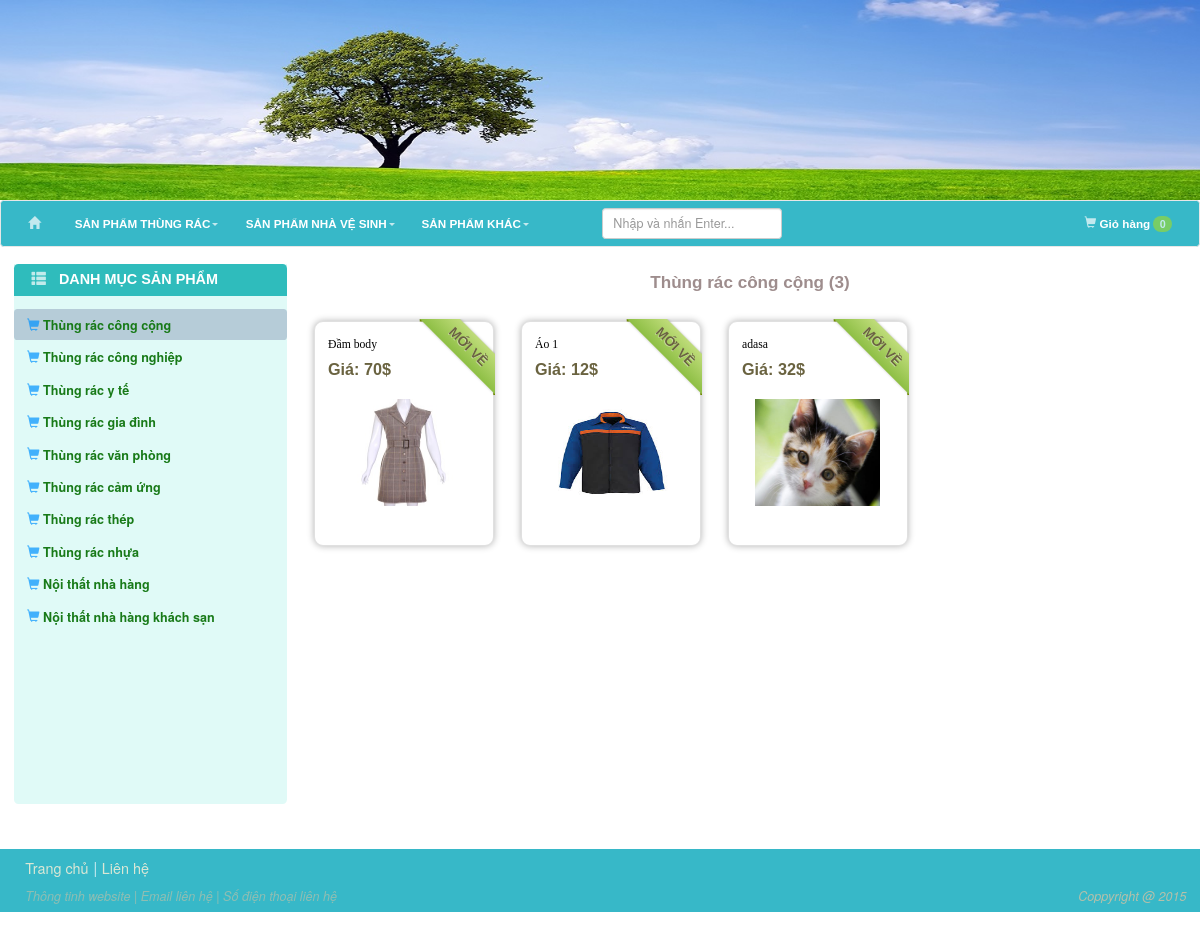
The app's page /index.php/site/homepage/product_in_sub_category/1 with its own data.
### tables this page shows
CREATE TABLE IF NOT EXISTS `category` (
  `id` int(10) unsigned NOT NULL AUTO_INCREMENT,
  `super_categoryId` int(11) NOT NULL,
  `category_name` varchar(100) DEFAULT NULL,
  PRIMARY KEY (`id`),
  KEY `super_categoryId` (`super_categoryId`),
  KEY `super_categoryId_2` (`super_categoryId`)
);

CREATE TABLE IF NOT EXISTS `product` (
  `id` int(10) unsigned NOT NULL AUTO_INCREMENT,
  `category_id` int(10) unsigned NOT NULL,
  `product_name` varchar(100) DEFAULT NULL,
  `image` varchar(200) DEFAULT NULL,
  `detail_image` text,
  `price` int(10) unsigned DEFAULT NULL,
  `size` varchar(100) DEFAULT NULL,
  `substance` varchar(250) DEFAULT NULL,
  `des` text,
  `ribbon` varchar(15) NOT NULL,
  PRIMARY KEY (`id`),
  KEY `category_product` (`category_id`)
);

### application/modules/site/controllers/Homepage.php (called while the page is built, shortened)
<?php
class Homepage extends MX_Controller
{
    public function __construct()
    {
        $this->load->model('Product_model','Product');
        $this->load->model('Category_model','Category');
        $this->load->model('Acticle_model','Acticle');
        $this->load->model('Slider_model','Slider');
        $this->load->library('cart');
        $this->load->helper('convert');
    }
    public function product_in_sub_category()
    {
        if (NULL !== $this->uri->segment(4)
            && is_numeric($this->uri->segment(4))
            && $this->Category->has_sub_category_exist_by_id($this->uri->segment(4))
        ) {
            $sub_category_id = $this->uri->segment(4);
            $total_record = $this->Product->total_record_product_in_sub_category($sub_category_id);
            $this->load->library('pagination');
            $config['base_url'] = base_url().'index.php/site/homepage/product_in_sub_category/'.$sub_category_id;
            $config['total_rows'] = $total_record;
            $config['per_page'] = 12;
            $config['uri_segment'] = 5;
            $config['num_links'] = 3;
            $config['full_tag_open'] = '<ul class="pagination pagination-small">';
            $config['full_tag_close'] = '</ul>';
            $config['first_link'] = '&laquo; First';
            $config['first_tag_open'] = '<li class="prev page">';
            $config['first_tag_close'] = '</li>';
            $config['last_link'] = 'Last &raquo;';
            $config['last_tag_open'] = '<li class="next page">';
            $config['last_tag_close'] = '</li>';
            $config['next_link'] = 'Next &rarr;';
            $config['next_tag_open'] = '<li class="next page">';
            $config['next_tag_close'] = '</li>';
            $config['prev_link'] = '&larr; Previous';
            $config['prev_tag_open'] = '<li class="prev page">';
            $config['prev_tag_close'] = '</li>';
            $config['cur_tag_open'] = '<li class="active"><a href="">';
            $config['cur_tag_close'] = '</a></li>';
            $config['num_tag_open'] = '<li class="page">';
            $config['num_tag_close'] = '</li>';
            $this->pagination->initialize($config);
            $data['pagination'] = $this->pagination->create_links();
            $start=$this->uri->segment(5);
            $start = $start == null ? 0 : $start;
            $data['all_pro'] = $this->Product->limit_product_in_sub_category($sub_category_id, $start, $config['per_page']);
            $data['title'] = $this->Category->get_sub_category_name($sub_category_id);
            $data['title_action'] = $data['title'];
            $data['total_product'] = $total_record;
            $subView = "/search/show_product_layout";
            $arr_data = $data;
            $this->build($subView, $arr_data);
        } else {
            $data['pre_page'] = base_url();
            $this->load->view('/error/404_layout', $data);
        }
    }
    public function build($subView, $arr_data)
    {
        $all_superCategory = $this->Product->all_superCategory();
        $products['SẢN PHẨM MỚI'] = $this->Product->new_product();
        foreach ($all_superCategory as $row) {
            $menus[$row['super_categoryName']] = $this->Product->getMenu($row['id']);
        }
        $data['menus'] = $menus;
        $data['menu'] = $this->Product->listCategory();
        $data['title']   = $arr_data['title'];
        $data['subView'] = $subView;
        $data['subData'] = $arr_data;
        $this->load->view('main_layout', $data);
    }
}

### index.php (called while the page is built, shortened)
<?php
require_once BASEPATH.'core/CodeIgniter.php';

### application/third_party/MX/Controller.php (called while the page is built, shortened)
<?php (defined('BASEPATH')) OR exit('No direct script access allowed');
class MX_Controller
{
	public function __get($class)
	{
		return CI::$APP->$class;
	}
}

### application/modules/site/models/Product_model.php (called while the page is built, shortened)
<?php
class Product_model extends CI_Model {
	private $table = 'product';
	public function new_product()
	{
		$this->db->join('category', $this->table.'.category_id = category.id', 'left');
		$this->db->order_by($this->table.'.id', 'desc');
		return $this->db->get($this->table, 5, 0)->result_array();
	}
	public function all_superCategory()
	{
		$all_superCategory = $this->db->query("select * from super_category");
		return $all_superCategory->result_array();
	}
	public function getMenu($id)
	{
		$list = $this->db->query("select * from category where super_categoryID =".$id);
		return $list->result_array();
	}
	public function total_record_product_in_sub_category($sub_category_id)
	{
		$this->db->where('category_id', $sub_category_id);
		return $this->db->get($this->table)->num_rows();
	}
	public function limit_product_in_sub_category($sub_category_id, $start, $limit)
	{
		$this->db->where('category_id', $sub_category_id);
		return $this->db->get($this->table, $limit, $start)->result_array();
	}
}

### application/helpers/convert_helper.php (called while the page is built, shortened)
<?php
function utf8convert($str) {
  $utf8 = array(
    'a'=>'á|à|ả|ã|ạ|ă|ắ|ặ|ằ|ẳ|ẵ|â|ấ|ầ|ẩ|ẫ|ậ|Á|À|Ả|Ã|Ạ|Ă|Ắ|Ặ|Ằ|Ẳ|Ẵ|Â|Ấ|Ầ|Ẩ|Ẫ|Ậ',
    'd'=>'đ|Đ',
    'e'=>'é|è|ẻ|ẽ|ẹ|ê|ế|ề|ể|ễ|ệ|É|È|Ẻ|Ẽ|Ẹ|Ê|Ế|Ề|Ể|Ễ|Ệ',
    'i'=>'í|ì|ỉ|ĩ|ị|Í|Ì|Ỉ|Ĩ|Ị',
    'o'=>'ó|ò|ỏ|õ|ọ|ô|ố|ồ|ổ|ỗ|ộ|ơ|ớ|ờ|ở|ỡ|ợ|Ó|Ò|Ỏ|Õ|Ọ|Ô|Ố|Ồ|Ổ|Ỗ|Ộ|Ơ|Ớ|Ờ|Ở|Ỡ|Ợ',
    'u'=>'ú|ù|ủ|ũ|ụ|ư|ứ|ừ|ử|ữ|ự|Ú|Ù|Ủ|Ũ|Ụ|Ư|Ứ|Ừ|Ử|Ữ|Ự',
    'y'=>'ý|ỳ|ỷ|ỹ|ỵ|Ý|Ỳ|Ỷ|Ỹ|Ỵ',
    );
  foreach($utf8 as $ascii=>$uni) $str = preg_replace("/($uni)/i",$ascii,$str);
  return $str;
}?>

### application/config/config.php (called while the page is built, shortened)
<?php
$config['base_url'] = 'http://localhost/thungrac.vn';
$config['index_page'] = 'index.php';
$config['uri_protocol']	= 'REQUEST_URI';
$config['url_suffix'] = '';
$config['language']	= 'english';
$config['charset'] = 'UTF-8';
$config['enable_hooks'] = FALSE;
$config['subclass_prefix'] = 'MY_';
$config['composer_autoload'] = FALSE;
$config['permitted_uri_chars'] = 'a-z 0-9~%.:_\-';
$config['allow_get_array'] = TRUE;
$config['enable_query_strings'] = FALSE;
$config['controller_trigger'] = 'c';
$config['function_trigger'] = 'm';
$config['directory_trigger'] = 'd';
$config['log_threshold'] = 0;
$config['log_path'] = '';
$config['log_file_extension'] = '';
$config['log_file_permissions'] = 0644;
$config['log_date_format'] = 'Y-m-d H:i:s';
$config['error_views_path'] = '';
$config['cache_path'] = '';
$config['cache_query_string'] = FALSE;
$config['encryption_key'] = 'adsfe';
$config['sess_driver'] = 'files';
$config['sess_cookie_name'] = 'ci_session';
$config['sess_expiration'] = 7200;
$config['sess_save_path'] = NULL;
$config['sess_match_ip'] = FALSE;
$config['sess_time_to_update'] = 300;
$config['sess_regenerate_destroy'] = FALSE;
$config['cookie_prefix']	= '';
$config['cookie_domain']	= '';
$config['cookie_path']		= '/';
$config['cookie_secure']	= FALSE;
$config['cookie_httponly'] 	= FALSE;
$config['standardize_newlines'] = FALSE;
$config['global_xss_filtering'] = FALSE;
$config['csrf_protection'] = FALSE;
$config['csrf_token_name'] = 'csrf_test_name';
$config['csrf_cookie_name'] = 'csrf_cookie_name';
$config['csrf_expire'] = 7200;
$config['csrf_regenerate'] = TRUE;
$config['csrf_exclude_uris'] = array();
$config['compress_output'] = FALSE;
$config['time_reference'] = 'local';
$config['rewrite_short_tags'] = FALSE;
$config['proxy_ips'] = '';

### application/modules/site/views/main_layout.php (the view, shortened to what this page needs)
<!DOCTYPE html>
<html lang="">
<head>
	<link href="<?php echo base_url().'public/bootstrap/css/bootstrap.min.css' ?>" rel="stylesheet">
	<link href="<?php echo base_url().'public/font-awesome/css/font-awesome.css' ?>" rel="stylesheet">
	<link href="<?php echo base_url().'public/css/site/s3-slider.css' ?>" rel="stylesheet">
	<link href="<?php echo base_url().'public/css/site/jquery.mCustomScrollbar.css' ?>" rel="stylesheet">
	<link href="<?php echo base_url().'public/css/site/jquery.bxslider.css' ?>" rel="stylesheet">
	<link href="<?php echo base_url().'public/css/common/common.css' ?>" rel="stylesheet">
	<link href="<?php echo base_url().'public/css/site/product.css' ?>" rel="stylesheet">
	<link href="<?php echo base_url().'public/css/site/header.css' ?>" rel="stylesheet">
	<link href="<?php echo base_url().'public/css/site/footer.css' ?>" rel="stylesheet">
	<link href="<?php echo base_url().'public/css/site/vmenu.css' ?>" rel="stylesheet">
	<link href="<?php echo base_url().'public/css/site/acticle.css' ?>" rel="stylesheet">
	<link href="<?php echo base_url().'public/css/site/banner.css' ?>" rel="stylesheet">
	<link href="<?php echo base_url().'public/css/site/hmenu.css' ?>" rel="stylesheet">
	<link href="<?php echo base_url().'public/css/site/cart/cart.css' ?>" rel="stylesheet">
</head>
<body>
	<div class="container">
		<div class="row">
			<img style="width:100%;" src="<?php echo base_url().'public/img/banner/banner.jpg'; ?>" class="img-responsive" alt="Image">
			<nav class="navbar navbar-default container sticker" role="navigation">
				<div class="navbar-header">
					<a style="font-size:14px; font-weight:bold;" class="navbar-brand" href="<?php echo base_url(); ?>"><span style="margin-right:8px;" class="glyphicon glyphicon-home"></span></a>
				</div>
				<div id="menu" class="navbar-collapse collapse">
					<ul style="margin-right:10px;" class="nav navbar-nav navbar-left">
						<?php
						foreach ($menus as $key => $value) {
							if ( ! empty($value)) {
							?>
							<li class="dropdown">
								<a href="#" class="dropdown-toggle" data-toggle="dropdown" role="button" aria-haspopup="true" aria-expanded="false"><?php echo mb_strtoupper($key); ?><span class="caret"></span></a>
							</li>
							<?php
							}
						}
						?>
					</ul>
					<?php
					if ($this->uri->segment(3) != 'view_order') {
						?>
						<ul id="cart" class="nav navbar-nav navbar-right">
							<li>
								<a id="cart"><span class="glyphicon glyphicon-shopping-cart"></span> Giỏ hàng <span class="cart_total_items badge"><?php echo $this->cart->total_items(); ?></span></a>
							</li>
						</ul>
						<?php
					}
					?>
					<form action="<?php echo base_url().'index.php/site/homepage/search_product'; ?>" method="get" class="navbar-form navbar-left" role="search">
							<div class="form-group">
								<input type="text" id="search_val" name="key" value="<?php if (isset($_GET['key'])) echo $_GET['key']; ?>" class="form-control" placeholder="Nhập và nhấn Enter...">
							</div>
						</form>
					</div>
				</nav>
			</div>
			<div class="row">
					<div class="col-xs-3 col-sm-3 col-md-3 col-lg-3">
						<?php
						$active = $this->uri->segment(4);
						?>
						<ul id="vmenu" class="nav nav-pills nav-stacked">
							<div class="new_pro_head">
								<span style="padding-right:10px;" class="glyphicon glyphicon-th-list"></span>
								DANH MỤC SẢN PHẨM
							</div>
							<?php
							if (!empty($menu)) {
								foreach ($menu as $row) {
									?>
									<li class="<?php if ($row['id'] == $active) echo "actived"; ?>" id="<?php echo $row['id']; ?>" role="presentation"><a href="<?php echo base_url().'index.php/site/homepage/product_in_sub_category/'.$row['id']; ?>"><span style="color:#0093FF;" class="glyphicon glyphicon-shopping-cart"></span>  <?php echo htmlspecialchars($row['category_name']); ?></a></li>
									<?php
								}
							}
							?>
						</ul>
					</div>
					<div class="col-xs-9 col-sm-9 col-md-9 col-lg-9">
					<?php
					$this->load->view($subView, $subData);
					?>
					</div>
				</div>
				<div class="row">
					<footer>
						<div id="footer_lienhe">
							<a href="<?php echo base_url(); ?>" class="head_footer">Trang chủ</a>
							<span> | </span>
							<a href="<?php echo base_url().'index.php/site/homepage/contact' ?>" class="head_footer">Liên hệ</a>
						</div>
						<div id="footer_content">
							<span>Thông tinh website | Email liên hệ | Số điện thoại liên hệ </span>
							<div style="float:right; margin-right:15px;">Coppyright @ 2015</div>
						</div>
					</footer>
				</div>
			</body>
			</html>

### application/modules/site/views/search/show_product_layout.php (shortened to what this page needs)
<div id="search_head"><?php echo $title_action.' ('.$total_product.')'; ?></div>
	<?php
	if ( ! empty($all_pro)) {
		foreach ($all_pro as $row) {
				$super_categoryName = strtolower(utf8convert($row['super_categoryName']));
				$super_categoryName = str_replace(' ', '-', $super_categoryName);
				$categoryName = strtolower(utf8convert($row['categoryName']));;
				$categoryName = str_replace(' ', '-', $categoryName);
			?>
				<div class="items">
							<div class="ribbon-wrapper-green"><div class="ribbon-green">MỚI VỀ</div></div>
							<div class="items_head">
								<div class="pro_name"><a class="product_name" href="<?php echo base_url().'index.php/site/homepage/view_detail/'.$super_categoryName.'/'.$categoryName.'-'.$row["id"]; ?>"><?php echo htmlspecialchars($row['product_name']); ?></a></div>
								<div class="price">Giá: <?php echo number_format($row['price']).'$'; ?></div>
							</div>
							<a style="display:block;" href="<?php echo base_url().'index.php/site/homepage/view_detail/'.$super_categoryName.'/'.$categoryName.'-'.$row["id"]; ?>">
								<div class="items_image zooming" style="background-image: url(<?php if ($row['image'] != '') echo base_url().'public/img/products/'.$row['image']; else echo base_url().'public/img/products/noimage.jpg'; ?>);">
								</div>
							</a>
						</div>
			<?php
		}
	} else {
		echo "Không tìm thấy sản phẩm nào!";
	}
	?>

### records on screen
category: category_name "Thùng rác công cộng"
category: category_name "Thùng rác công nghiệp"
category: category_name "Thùng rác y tế"
category: category_name "Thùng rác gia đình"
category: category_name "Thùng rác văn phòng"
category: category_name "Thùng rác cảm ứng"
category: category_name "Thùng rác thép"
category: category_name "Thùng rác nhựa"
category: category_name "Nội thất nhà hàng"
category: category_name "Nội thất nhà hàng khách sạn"
product: product_name "Đầm body", price "70", image (picture)
product: product_name "Áo 1", price "12", image (picture)
product: product_name "adasa", price "32", image (picture)

### other values on screen
mb_strtoupper($key) "SẢN PHẨM THÙNG RÁC"
mb_strtoupper($key) "SẢN PHẨM NHÀ VỆ SINH"
mb_strtoupper($key) "SẢN PHẨM KHÁC"
$this->cart->total_items() "0"
$title_action "Thùng rác công cộng"
$total_product "3"
